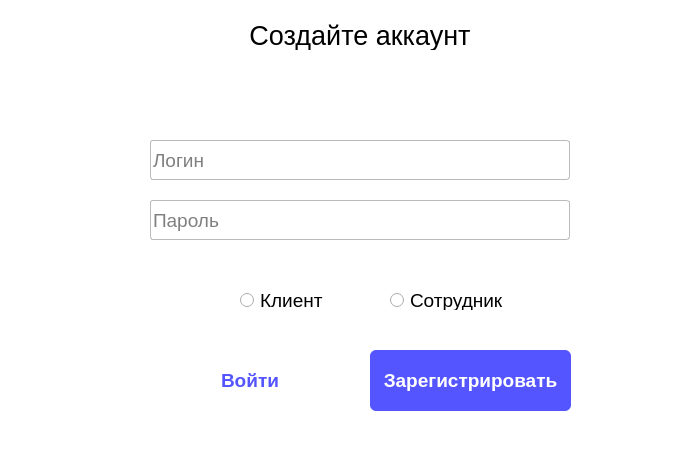
<?xml version="1.0" encoding="UTF-8"?>
<ui version="4.0">
 <class>MainWindow</class>
 <widget class="QMainWindow" name="MainWindow">
  <property name="geometry">
   <rect>
    <x>0</x>
    <y>0</y>
    <width>700</width>
    <height>450</height>
   </rect>
  </property>
  <property name="windowTitle">
   <string>Регистрация</string>
  </property>
  <property name="styleSheet">
   <string notr="true">background-color: white;</string>
  </property>
  <widget class="QWidget" name="centralwidget">
   <widget class="QLineEdit" name="login">
    <property name="geometry">
     <rect>
      <x>150</x>
      <y>140</y>
      <width>420</width>
      <height>40</height>
     </rect>
    </property>
    <property name="font">
     <font>
      <pointsize>14</pointsize>
     </font>
    </property>
    <property name="styleSheet">
     <string notr="true">border: 1px solid rgb(186, 186, 186);
border-radius: 3px;
background-color: white;
color: black;</string>
    </property>
    <property name="text">
     <string/>
    </property>
    <property name="placeholderText">
     <string>Логин</string>
    </property>
   </widget>
   <widget class="QLineEdit" name="password">
    <property name="geometry">
     <rect>
      <x>150</x>
      <y>200</y>
      <width>420</width>
      <height>40</height>
     </rect>
    </property>
    <property name="font">
     <font>
      <pointsize>14</pointsize>
     </font>
    </property>
    <property name="styleSheet">
     <string notr="true">border: 1px solid rgb(186, 186, 186);
border-radius: 3px;
background-color: white;
color: black;</string>
    </property>
    <property name="placeholderText">
     <string>Пароль</string>
    </property>
   </widget>
   <widget class="QLabel" name="label">
    <property name="geometry">
     <rect>
      <x>90</x>
      <y>20</y>
      <width>540</width>
      <height>30</height>
     </rect>
    </property>
    <property name="font">
     <font>
      <pointsize>20</pointsize>
     </font>
    </property>
    <property name="cursor">
     <cursorShape>ArrowCursor</cursorShape>
    </property>
    <property name="styleSheet">
     <string notr="true">color: black;</string>
    </property>
    <property name="text">
     <string>Создайте аккаунт</string>
    </property>
    <property name="alignment">
     <set>Qt::AlignCenter</set>
    </property>
   </widget>
   <widget class="QRadioButton" name="radioManagerButton">
    <property name="geometry">
     <rect>
      <x>240</x>
      <y>290</y>
      <width>130</width>
      <height>20</height>
     </rect>
    </property>
    <property name="font">
     <font>
      <pointsize>14</pointsize>
      <weight>50</weight>
      <bold>false</bold>
     </font>
    </property>
    <property name="cursor">
     <cursorShape>PointingHandCursor</cursorShape>
    </property>
    <property name="focusPolicy">
     <enum>Qt::StrongFocus</enum>
    </property>
    <property name="layoutDirection">
     <enum>Qt::LeftToRight</enum>
    </property>
    <property name="autoFillBackground">
     <bool>false</bool>
    </property>
    <property name="styleSheet">
     <string notr="true"/>
    </property>
    <property name="text">
     <string>Клиент</string>
    </property>
   </widget>
   <widget class="QRadioButton" name="radioWorkerButton">
    <property name="geometry">
     <rect>
      <x>390</x>
      <y>290</y>
      <width>130</width>
      <height>20</height>
     </rect>
    </property>
    <property name="font">
     <font>
      <pointsize>14</pointsize>
      <weight>50</weight>
      <bold>false</bold>
     </font>
    </property>
    <property name="cursor">
     <cursorShape>PointingHandCursor</cursorShape>
    </property>
    <property name="focusPolicy">
     <enum>Qt::StrongFocus</enum>
    </property>
    <property name="layoutDirection">
     <enum>Qt::LeftToRight</enum>
    </property>
    <property name="autoFillBackground">
     <bool>false</bool>
    </property>
    <property name="styleSheet">
     <string notr="true"/>
    </property>
    <property name="text">
     <string>Сотрудник</string>
    </property>
   </widget>
   <widget class="QPushButton" name="SingInWindowButton">
    <property name="geometry">
     <rect>
      <x>150</x>
      <y>350</y>
      <width>200</width>
      <height>60</height>
     </rect>
    </property>
    <property name="font">
     <font>
      <pointsize>14</pointsize>
      <weight>75</weight>
      <bold>true</bold>
     </font>
    </property>
    <property name="cursor">
     <cursorShape>PointingHandCursor</cursorShape>
    </property>
    <property name="styleSheet">
     <string notr="true">

QPushButton{
	border-radius: 6px;
	background-color: white;
	color: rgb(85, 85, 255);
}

QPushButton::hover{
	border-radius: 6px;
	background-color: rgbrgb(240, 255, 255);
	color: rgb(85, 0, 255);
}

QPushButton::pressed{
	border-radius: 6px;
	background-color: #BEB775;
	color: black;
}
</string>
    </property>
    <property name="text">
     <string>Войти</string>
    </property>
   </widget>
   <widget class="QPushButton" name="RegistrButton">
    <property name="geometry">
     <rect>
      <x>370</x>
      <y>350</y>
      <width>201</width>
      <height>61</height>
     </rect>
    </property>
    <property name="font">
     <font>
      <pointsize>14</pointsize>
      <weight>75</weight>
      <italic>false</italic>
      <bold>true</bold>
      <underline>false</underline>
      <strikeout>false</strikeout>
      <kerning>true</kerning>
     </font>
    </property>
    <property name="cursor">
     <cursorShape>PointingHandCursor</cursorShape>
    </property>
    <property name="styleSheet">
     <string notr="true">QPushButton{
	border-radius: 6px;
	background-color: rgb(85, 85, 255);
	color: white;
}

QPushButton::hover{
	border-radius: 6px;
	background-color: rgb(85, 0, 255);
	color: white;
}

QPushButton::pressed{
	border-radius: 6px;
	background-color: #BEB775;
	color: white;
}
</string>
    </property>
    <property name="text">
     <string>Зарегистрировать</string>
    </property>
   </widget>
  </widget>
 </widget>
 <resources/>
 <connections/>
</ui>
